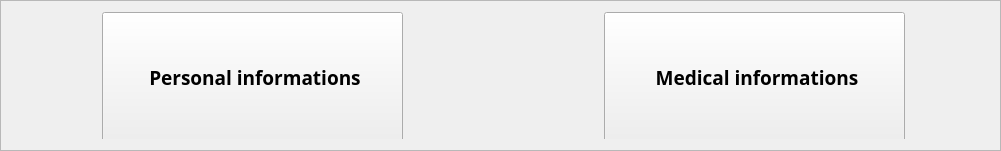
           <widget class="QFrame" name="accountHomeBtn">
            <property name="geometry">
             <rect>
              <x>20</x>
              <y>10</y>
              <width>1001</width>
              <height>151</height>
             </rect>
            </property>
            <property name="frameShape">
             <enum>QFrame::StyledPanel</enum>
            </property>
            <property name="frameShadow">
             <enum>QFrame::Raised</enum>
            </property>
            <layout class="QHBoxLayout" name="horizontalLayout_14">
             <item>
              <widget class="QWidget" name="widget_27" native="true">
               <widget class="QPushButton" name="infoHomeBtn">
                <property name="geometry">
                 <rect>
                  <x>90</x>
                  <y>0</y>
                  <width>301</width>
                  <height>131</height>
                 </rect>
                </property>
                <property name="font">
                 <font>
                  <family>Noto Sans</family>
                  <pointsize>14</pointsize>
                  <weight>75</weight>
                  <bold>true</bold>
                 </font>
                </property>
                <property name="cursor">
                 <cursorShape>PointingHandCursor</cursorShape>
                </property>
                <property name="text">
                 <string> Personal informations</string>
                </property>
                <property name="icon">
                 <iconset resource="../resource.qrc">
                  <normaloff>:/icons/icons/others/user_information.png</normaloff>:/icons/icons/others/user_information.png</iconset>
                </property>
                <property name="iconSize">
                 <size>
                  <width>80</width>
                  <height>80</height>
                 </size>
                </property>
               </widget>
              </widget>
             </item>
             <item>
              <widget class="QWidget" name="widget_28" native="true">
               <widget class="QPushButton" name="medicalHomeBtn">
                <property name="geometry">
                 <rect>
                  <x>100</x>
                  <y>0</y>
                  <width>301</width>
                  <height>131</height>
                 </rect>
                </property>
                <property name="font">
                 <font>
                  <family>Noto Sans</family>
                  <pointsize>14</pointsize>
                  <weight>75</weight>
                  <bold>true</bold>
                 </font>
                </property>
                <property name="cursor">
                 <cursorShape>PointingHandCursor</cursorShape>
                </property>
                <property name="text">
                 <string> Medical informations</string>
                </property>
                <property name="icon">
                 <iconset resource="../resource.qrc">
                  <normaloff>:/icons/icons/others/patient.png</normaloff>:/icons/icons/others/patient.png</iconset>
                </property>
                <property name="iconSize">
                 <size>
                  <width>80</width>
                  <height>80</height>
                 </size>
                </property>
               </widget>
              </widget>
             </item>
            </layout>
           </widget>
